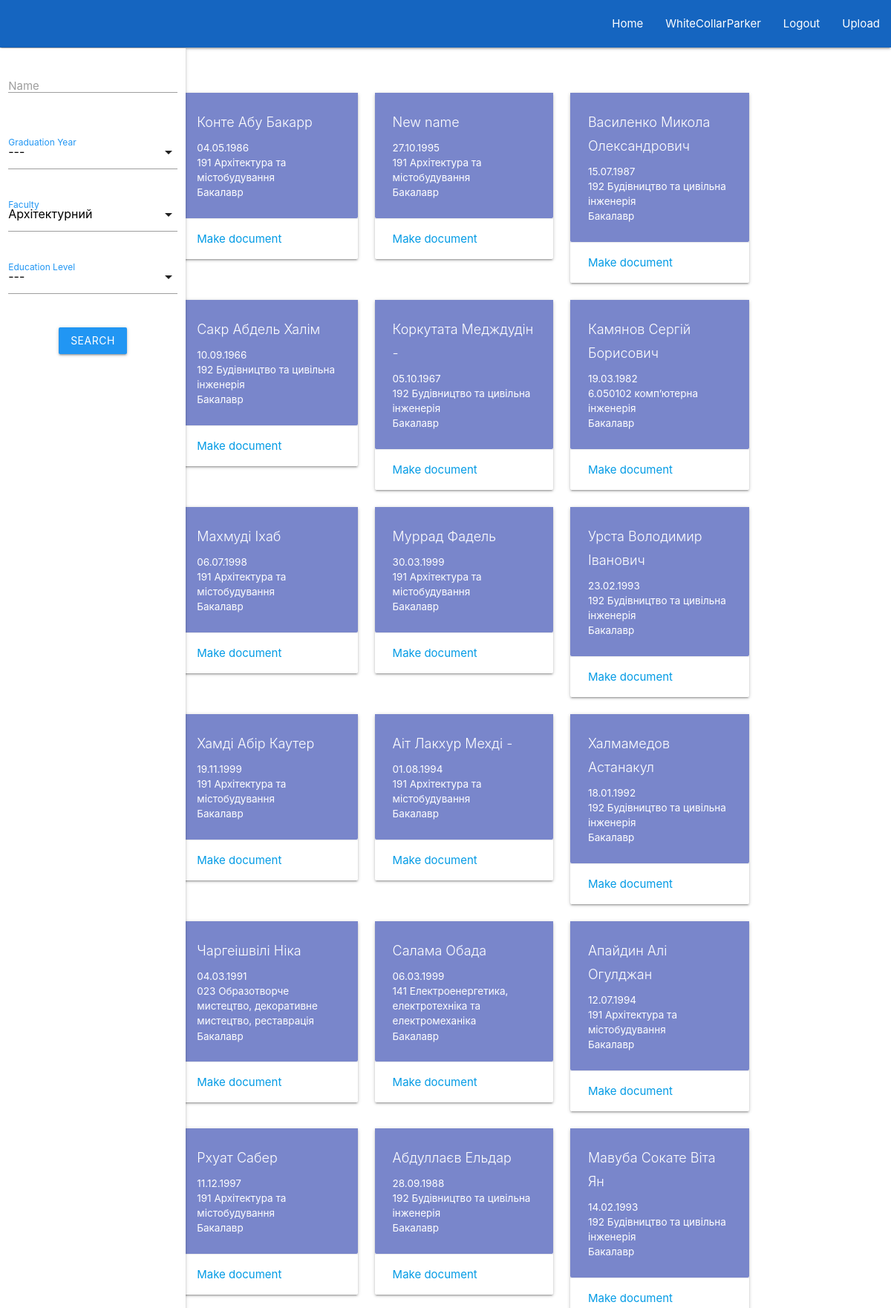
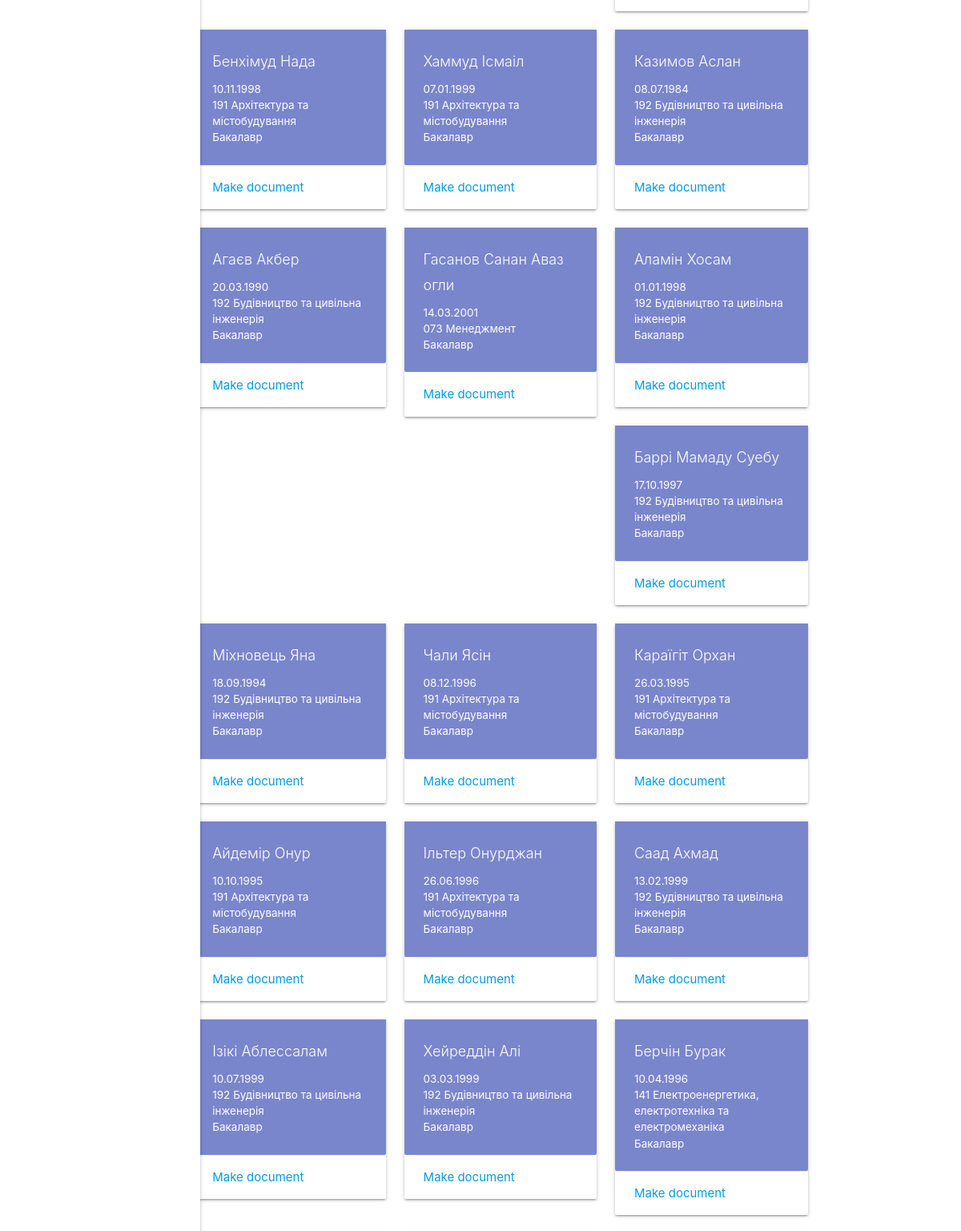
The app's page / (signed in, upper part) with its own data (2 pictures, top to bottom).
### main/models.py (models this page shows, shortened)
class Page(models.Model):
    page_id = models.CharField(max_length=200)
    page_name = models.CharField(max_length=200)
    page_birth = models.CharField(max_length=200)
    page_gender = models.CharField(max_length=200)
    page_nationality = models.CharField(max_length=200)
    page_nameEn = models.CharField(max_length=200)
    page_gradYear = models.CharField(max_length=200)
    page_studFinish = models.CharField(max_length=200)
    page_faculty = models.CharField(max_length=200)
    page_eduLevel = models.CharField(max_length=200)
    page_formOfStudy = models.CharField(max_length=200)
    page_specialty = models.CharField(max_length=200)
    page_eduProg = models.CharField(max_length=200)
    page_prevDoc = models.CharField(max_length=200)
    slug = models.SlugField()

### main/views.py (the view)
# urls.py: path("", views.homepage, name="homepage"),
@login_required(login_url='main:login')
def homepage(request):
    try:
        qs = Page.objects.all()
        page_id_query = request.GET.get('unique_id')
        facultiesList = qs.values_list('page_faculty', flat=True).distinct()
        specList = qs.values_list('page_specialty', flat=True).distinct()
        page_name_query = request.GET.get('text-unique')
        page_gradYear_query = request.GET.get('select-box1')
        page_faculty_query = request.GET.get('select-box2')
        page_eduLevel_query = request.GET.get('select-box3')
        if is_valid_queryPar(page_name_query):
            qs = qs.filter(page_name__icontains=page_name_query)
        if is_valid_queryPar(page_gradYear_query):
            qs = qs.filter(page_gradYear=page_gradYear_query)
        if is_valid_queryPar(page_faculty_query):
            qs = qs.filter(page_faculty=page_faculty_query)
        if is_valid_queryPar(page_eduLevel_query):
            if page_eduLevel_query == 'bh':
                qs = qs.filter(page_eduLevel= st.bh)
            elif page_eduLevel_query == 'ma':
                qs = qs.filter(page_eduLevel= st.ma)
        print(specList)
        context = {
            'students': qs,
            'faculties': facultiesList
        }
    except Exception as e:
        messages.error(request, f'Error: {e}')
    return render(request, 'main/home.html', context)

### main/views.py (called while the page is built)
def is_valid_queryPar(param):
    return param != '' and param is not None

### main/templates/main/home.html (shortened to what this page needs)
{% extends "main/header.html" %}
{% block content %}
    <div class="wrapper">
        <ul id="slide-out" class="sidenav sidenav-fixed">
            <form method="GET" action=".">
                <div class="row">
                    <form class="col">
                        <li>
                            <div class="input-field col s12">
                           <textarea id="icon_prefix2" class="materialize-textarea" name="text-unique"></textarea>
                            <label for="icon_prefix2">Name</label>
                            </div>
                        </li>
                        <li>
                            <div class="input-field col s12 ">
                                <label class="blue-text">Graduation Year</label>
                            </div>
                        </li>
                        <li>
                            <div class="input-field col s12" >
                                <label class="blue-text">Faculty</label>
                            </div>
                        </li>
                        <li>
                            <div class="input-field col s12 ">
                                <label class="blue-text">Education Level</label>
                            </div>
                        </li>
                        <li>
                            <div class="input-field col center-align s12">
                                <button type="submit" class="btn blue">Search</button>
                        </li>
                    </form>
                </div>
            </form>
        </ul>
        <a href="#" data-target="slide-out" class="sidenav-trigger"><i class="material-icons">menu</i></a>
    </div>
    <div class="container">
        <div class="row">
            {% for stud in students %}
                <div class="col s12 m6 l4">
                    <div class="card">
                        <div class="card-content large indigo lighten-2 white-text">
                            <span class="card-title" style="font-size: 1.2rem">{{ stud.page_name }}</span>
                            <p style="font-size: 0.9rem">{{ stud.page_birth }}</p>
                            <p style="font-size: 0.9rem">{{ stud.page_specialty }}</p>
                            <p style="font-size: 0.9rem">{{ stud.page_eduLevel }}</p>
                        </div>
                        <a href="create/{{ stud.page_id }}" class="waves-effect waves-block">
                            <div class="card-action waves-block ali">
                                Make document
                            </div>
                        </a>
                    </div>
                </div>
            {% endfor %}
        </div>
    </div>
{% endblock %}

### main/templates/main/includes/navbar.html (shortened to what this page needs)
<div class="navbar-fixed">
    <nav>
        <div class="nav-wrapper blue darken-3">
            <ul class="right hide-on-med-and-down">
                <li><a href="/">Home</a></li>
                {% if user.is_authenticated %}
                    <li><a href=".">{{ user.username }}</a></li>
                    <li><a href="/logout">Logout</a></li>
                    <li><a href="/upload">Upload</a></li>
                {% else %}
                    <li><a href="/login">Login</a></li>
                {% endif %}
            </ul>
        </div>
    </nav>
</div>

### main/templates/main/home.html (style rules this page uses)
.sidenav { margin-top: 65px; width: 250px; }

### main/templates/main/header.html (style rules this page uses)
.container { padding-left: 50px; }

### records on screen
Page: page_name "Конте Абу Бакарр", page_birth "04.05.1986", page_specialty "191 Архітектура та містобудування", page_eduLevel "Бакалавр"
Page: page_name "New name", page_birth "27.10.1995", page_specialty "191 Архітектура та містобудування", page_eduLevel "Бакалавр"
Page: page_name "Василенко Микола Олександрович", page_birth "15.07.1987", page_specialty "192 Будівництво та цивільна інженерія", page_eduLevel "Бакалавр"
Page: page_name "Сакр Абдель Халім", page_birth "10.09.1966", page_specialty "192 Будівництво та цивільна інженерія", page_eduLevel "Бакалавр"
Page: page_name "Коркутата Медждудін -", page_birth "05.10.1967", page_specialty "192 Будівництво та цивільна інженерія", page_eduLevel "Бакалавр"
Page: page_name "Камянов Сергій Борисович", page_birth "19.03.1982", page_specialty "6.050102 комп’ютерна інженерія", page_eduLevel "Бакалавр"
Page: page_name "Махмуді Іхаб", page_birth "06.07.1998", page_specialty "191 Архітектура та містобудування", page_eduLevel "Бакалавр"
Page: page_name "Муррад Фадель", page_birth "30.03.1999", page_specialty "191 Архітектура та містобудування", page_eduLevel "Бакалавр"
Page: page_name "Урста Володимир Іванович", page_birth "23.02.1993", page_specialty "192 Будівництво та цивільна інженерія", page_eduLevel "Бакалавр"
Page: page_name "Хамді Абір Каутер", page_birth "19.11.1999", page_specialty "191 Архітектура та містобудування", page_eduLevel "Бакалавр"
Page: page_name "Аіт Лакхур Мехді -", page_birth "01.08.1994", page_specialty "191 Архітектура та містобудування", page_eduLevel "Бакалавр"
Page: page_name "Халмамедов Астанакул", page_birth "18.01.1992", page_specialty "192 Будівництво та цивільна інженерія", page_eduLevel "Бакалавр"
Page: page_name "Чаргеішвілі Ніка", page_birth "04.03.1991", page_specialty "023 Образотворче мистецтво, декоративне мистецтво, реставрація", page_eduLevel "Бакалавр"
Page: page_name "Салама Обада", page_birth "06.03.1999", page_specialty "141 Електроенергетика, електротехніка та електромеханіка", page_eduLevel "Бакалавр"
Page: page_name "Апайдин Алі Огулджан", page_birth "12.07.1994", page_specialty "191 Архітектура та містобудування", page_eduLevel "Бакалавр"
Page: page_name "Рхуат Сабер", page_birth "11.12.1997", page_specialty "191 Архітектура та містобудування", page_eduLevel "Бакалавр"
Page: page_name "Абдуллаєв Ельдар", page_birth "28.09.1988", page_specialty "192 Будівництво та цивільна інженерія", page_eduLevel "Бакалавр"
Page: page_name "Мавуба Сокате Віта Ян", page_birth "14.02.1993", page_specialty "192 Будівництво та цивільна інженерія", page_eduLevel "Бакалавр"
Page: page_name "Бенхімуд Нада", page_birth "10.11.1998", page_specialty "191 Архітектура та містобудування", page_eduLevel "Бакалавр"
Page: page_name "Хаммуд Ісмаіл", page_birth "07.01.1999", page_specialty "191 Архітектура та містобудування", page_eduLevel "Бакалавр"
Page: page_name "Казимов Аслан", page_birth "08.07.1984", page_specialty "192 Будівництво та цивільна інженерія", page_eduLevel "Бакалавр"
Page: page_name "Агаєв Акбер", page_birth "20.03.1990", page_specialty "192 Будівництво та цивільна інженерія", page_eduLevel "Бакалавр"
Page: page_name "Гасанов Санан Аваз огли", page_birth "14.03.2001", page_specialty "073 Менеджмент", page_eduLevel "Бакалавр"
Page: page_name "Аламін Хосам", page_birth "01.01.1998", page_specialty "192 Будівництво та цивільна інженерія", page_eduLevel "Бакалавр"
Page: page_name "Баррі Мамаду Суебу", page_birth "17.10.1997", page_specialty "192 Будівництво та цивільна інженерія", page_eduLevel "Бакалавр"
Page: page_name "Міхновець Яна", page_birth "18.09.1994", page_specialty "192 Будівництво та цивільна інженерія", page_eduLevel "Бакалавр"
Page: page_name "Чали Ясін", page_birth "08.12.1996", page_specialty "191 Архітектура та містобудування", page_eduLevel "Бакалавр"
Page: page_name "Караїгіт Орхан", page_birth "26.03.1995", page_specialty "191 Архітектура та містобудування", page_eduLevel "Бакалавр"
Page: page_name "Айдемір Онур", page_birth "10.10.1995", page_specialty "191 Архітектура та містобудування", page_eduLevel "Бакалавр"
Page: page_name "Ільтер Онурджан", page_birth "26.06.1996", page_specialty "191 Архітектура та містобудування", page_eduLevel "Бакалавр"
Page: page_name "Саад Ахмад", page_birth "13.02.1999", page_specialty "192 Будівництво та цивільна інженерія", page_eduLevel "Бакалавр"
Page: page_name "Ізікі Аблессалам", page_birth "10.07.1999", page_specialty "192 Будівництво та цивільна інженерія", page_eduLevel "Бакалавр"
Page: page_name "Хейреддін Алі", page_birth "03.03.1999", page_specialty "192 Будівництво та цивільна інженерія", page_eduLevel "Бакалавр"
Page: page_name "Берчін Бурак", page_birth "10.04.1996", page_specialty "141 Електроенергетика, електротехніка та електромеханіка", page_eduLevel "Бакалавр"

### other values on screen
{{ user.username }} "WhiteCollarParker"
